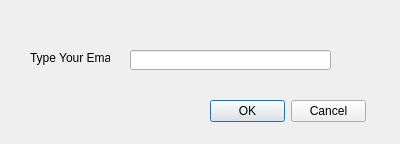
<?xml version="1.0" encoding="UTF-8"?>
<ui version="4.0">
 <class>Dialog</class>
 <widget class="QDialog" name="Dialog">
  <property name="geometry">
   <rect>
    <x>0</x>
    <y>0</y>
    <width>400</width>
    <height>144</height>
   </rect>
  </property>
  <property name="sizePolicy">
   <sizepolicy hsizetype="Fixed" vsizetype="Fixed">
    <horstretch>0</horstretch>
    <verstretch>0</verstretch>
   </sizepolicy>
  </property>
  <property name="windowTitle">
   <string>Dialog</string>
  </property>
  <widget class="QDialogButtonBox" name="buttonBox">
   <property name="geometry">
    <rect>
     <x>210</x>
     <y>100</y>
     <width>156</width>
     <height>23</height>
    </rect>
   </property>
   <property name="orientation">
    <enum>Qt::Horizontal</enum>
   </property>
   <property name="standardButtons">
    <set>QDialogButtonBox::Cancel|QDialogButtonBox::Ok</set>
   </property>
  </widget>
  <widget class="QLabel" name="label">
   <property name="geometry">
    <rect>
     <x>30</x>
     <y>50</y>
     <width>80</width>
     <height>16</height>
    </rect>
   </property>
   <property name="text">
    <string>Type Your Email:</string>
   </property>
  </widget>
  <widget class="QLineEdit" name="emailline">
   <property name="geometry">
    <rect>
     <x>130</x>
     <y>50</y>
     <width>201</width>
     <height>20</height>
    </rect>
   </property>
  </widget>
 </widget>
 <resources/>
 <connections>
  <connection>
   <sender>buttonBox</sender>
   <signal>accepted()</signal>
   <receiver>Dialog</receiver>
   <slot>accept()</slot>
   <hints>
    <hint type="sourcelabel">
     <x>248</x>
     <y>254</y>
    </hint>
    <hint type="destinationlabel">
     <x>157</x>
     <y>274</y>
    </hint>
   </hints>
  </connection>
  <connection>
   <sender>buttonBox</sender>
   <signal>rejected()</signal>
   <receiver>Dialog</receiver>
   <slot>reject()</slot>
   <hints>
    <hint type="sourcelabel">
     <x>316</x>
     <y>260</y>
    </hint>
    <hint type="destinationlabel">
     <x>286</x>
     <y>274</y>
    </hint>
   </hints>
  </connection>
 </connections>
</ui>
